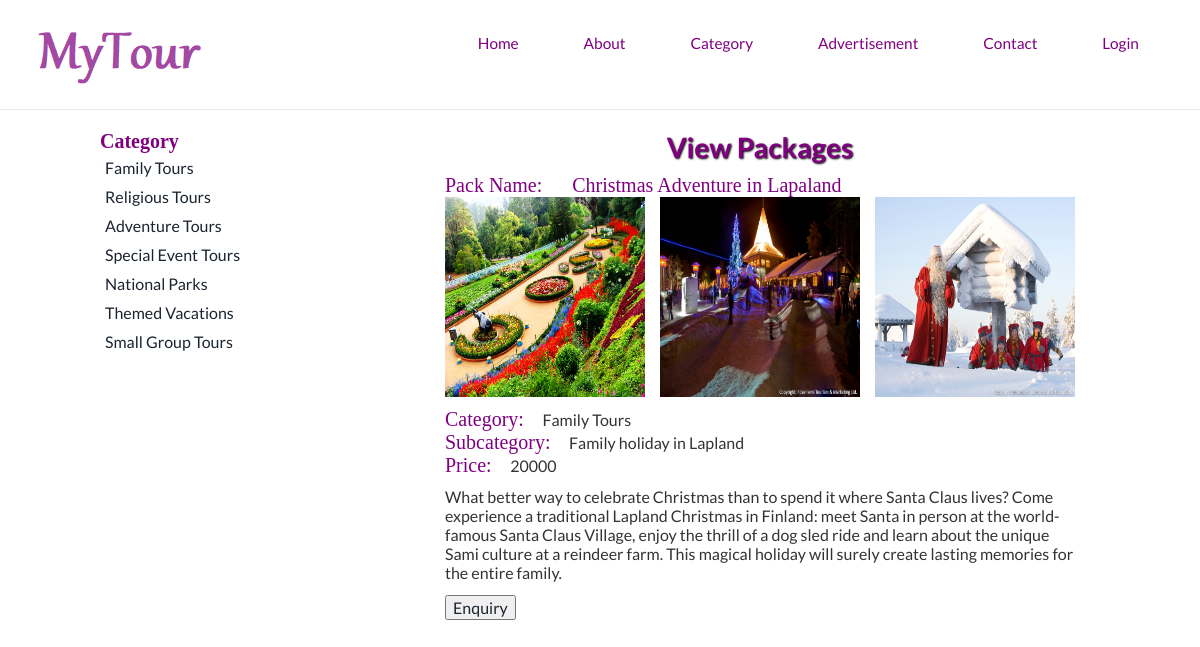
The page /detail.php?pid=1 on the database its author committed.
### tables this page shows
CREATE TABLE IF NOT EXISTS `category` (
  `Cat_id` int(100) NOT NULL AUTO_INCREMENT,
  `Cat_name` varchar(2000) NOT NULL,
  PRIMARY KEY (`Cat_id`)
);

CREATE TABLE IF NOT EXISTS `package` (
  `Packid` int(200) NOT NULL AUTO_INCREMENT,
  `Packname` varchar(1000) NOT NULL,
  `Category` int(200) NOT NULL,
  `Subcategory` int(200) NOT NULL,
  `Packprice` int(200) NOT NULL,
  `Pic1` varchar(8000) NOT NULL,
  `Pic2` varchar(8000) NOT NULL,
  `Pic3` varchar(8000) NOT NULL,
  `Detail` varchar(8000) NOT NULL,
  PRIMARY KEY (`Packid`)
);

CREATE TABLE IF NOT EXISTS `subcategory` (
  `Subcatid` int(200) NOT NULL AUTO_INCREMENT,
  `Subcatname` varchar(1000) NOT NULL,
  `Catid` int(200) NOT NULL,
  `Pic` varchar(8000) NOT NULL,
  `Detail` varchar(8000) NOT NULL,
  PRIMARY KEY (`Subcatid`)
);

### Detail.php (the view, shortened to what this page needs)
<?php include('head.php') ?>
<?php include('Menu.php') ?>
<?php include('Connection.php') ?>
<div style="height:50px"></div>
<div style="width:1000px; margin:auto"  >
<div style="width:200px; font-size:18px; color:#09F; float:left">
<table cellpadding="0" cellspacing="0" width="1000px" >
<tr><td style="font-family:Lucida Calligraphy; font-size:20px; color:purple;"><b>Category</b></td></tr>
<?php
$s="select * from category";
$result=mysqli_query($cn,$s);
while($data=mysqli_fetch_array($result))
{
		echo "<tr><td style=' padding:5px;'><a href='subcat.php?catid=$data[0]'>$data[1]</a></td></tr>";
}
?>
</table>
</div>
<div style="width:800px; float:left">
<table cellpadding="0px" cellspacing="0" width="1000px" >
<tr><td class="headingText">View Packages</td></tr>
<tr><td class="paraText" width="900px">
<table cellpadding="0" cellspacing="0" width="900px" border="0">
<tr>
<td>
<table border="0" width="600px" height="400px" align="center" >
<?php
$s="select * from package,category,subcategory where package.category=category.cat_id and package.subcategory=subcategory.subcatid and package.packid='" . $_GET["pid"] ."'";
$result=mysqli_query($cn,$s);
$data=mysqli_fetch_array($result);
?>
<tr><td colspan="3" style="font-family:Lucida Calligraphy; font-size:20px; color:purple;"><span class="middletext">Pack Name:</span>&nbsp;&nbsp;&nbsp;&nbsp;&nbsp;&nbsp;<?php echo $data[1];?></td></tr>
<tr><td class="middletext"><img src="Admin/packimages/<?php echo $data[5];?>" width="200px" height="200px"  /></td>
<td class="middletext" style="padding-left:15px"><img src="Admin/packimages/<?php echo $data[6];?>" width="200px" height="200px"  /></td>
<td class="middletext" style="padding-left:15px"><img src="Admin/packimages/<?php echo $data[7];?>" width="200px" height="200px"  /></td>
</tr>
<tr><td  colspan="3" height="90px"><span class="middletext" style="font-family:Lucida Calligraphy; font-size:20px; color:purple;">Category:</span>&nbsp;&nbsp;&nbsp;&nbsp;&nbsp;
<?php echo $data[10];?>
 <br/>
  <span class="middletext" style="font-family:Lucida Calligraphy; font-size:20px; color:purple;">Subcategory:</span>&nbsp;&nbsp;&nbsp;&nbsp;&nbsp;
  <?php echo $data[12];?>
  <br/>
   <span class="middletext" style="font-family:Lucida Calligraphy; font-size:20px; color:purple;">Price:</span>&nbsp;&nbsp;&nbsp;&nbsp;&nbsp;
  <?php echo $data[4];?>
</td></tr>
<tr><td colspan="3"><p><?php echo $data[8];?></p></td></tr>
<tr><td align="left" colspan="3" height="50px"><a href="enquiry.php?pid=<?php echo $data[0];   ?>"><input type="button" value="Enquiry" name="sbmt" /></a></td></tr>
</table>
</td>
</tr>
</table>
</td></tr>
</table>
</div>
</div>

### css/style.css (style rules this page uses)
.headingText { font-size:28px; color:purple; margin:5px; font-weight:bold; text-shadow:1px 1px 2px black;; text-align:center; }
.paraText { line-height:25px; padding:10px; text-align:justify; }
body { margin:0; padding:0; font-family: 'Lato', sans-serif; -webkit-appearance:none; }
body a { transition:0.5s all; -webkit-transition:0.5s all; -moz-transition:0.5s all; -o-transition:0.5s all; -ms-transition:0.5s all; }
p { margin:0; }

### rows shown on the page
category: Cat_name "Family Tours"
category: Cat_name "Religious Tours"
category: Cat_name "Adventure Tours"
category: Cat_name "Special Event Tours"
category: Cat_name "National Parks"
category: Cat_name "Themed Vacations"
category: Cat_name "Small Group Tours"
package: Packname "Christmas Adventure in Lapaland", Pic1 (picture), Pic2 (picture), Pic3 (picture), category.Cat_name "Family Tours", subcategory.Subcatname "Family holiday in Lapland", Packprice "20000", Detail "What better way to celebrate Christmas than to spend it where Santa Claus lives? Come experience a traditional Lapland Christmas in Finland: meet Santa in person at the world-famous Santa Claus Village, enjoy the thrill of a dog sled ride and learn about the unique Sami culture at a reindeer farm. This magical holiday will surely create lasting memories for the entire family."
